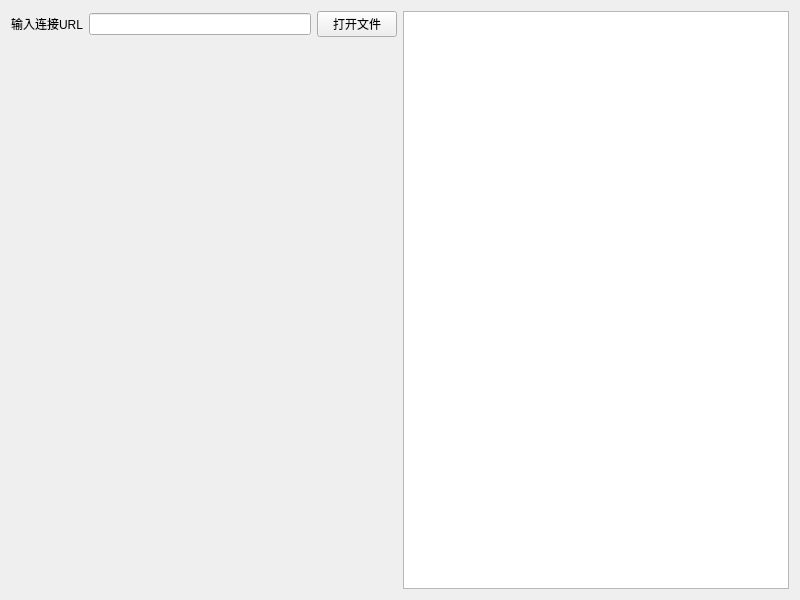
<?xml version="1.0" encoding="UTF-8"?>
<ui version="4.0">
 <class>Widget</class>
 <widget class="QWidget" name="Widget">
  <property name="geometry">
   <rect>
    <x>0</x>
    <y>0</y>
    <width>800</width>
    <height>600</height>
   </rect>
  </property>
  <property name="windowTitle">
   <string>Widget</string>
  </property>
  <layout class="QHBoxLayout" name="horizontalLayout_2">
   <item>
    <layout class="QVBoxLayout" name="verticalLayout">
     <item>
      <layout class="QHBoxLayout" name="horizontalLayout">
       <item>
        <widget class="QLabel" name="label">
         <property name="text">
          <string>输入连接URL</string>
         </property>
        </widget>
       </item>
       <item>
        <widget class="QLineEdit" name="urlEdit"/>
       </item>
       <item>
        <widget class="QPushButton" name="btnOpen">
         <property name="text">
          <string>打开文件</string>
         </property>
        </widget>
       </item>
      </layout>
     </item>
     <item>
      <widget class="QWidget" name="videoWidget" native="true"/>
     </item>
    </layout>
   </item>
   <item>
    <widget class="QTreeView" name="treeView"/>
   </item>
  </layout>
 </widget>
 <resources/>
 <connections/>
</ui>
